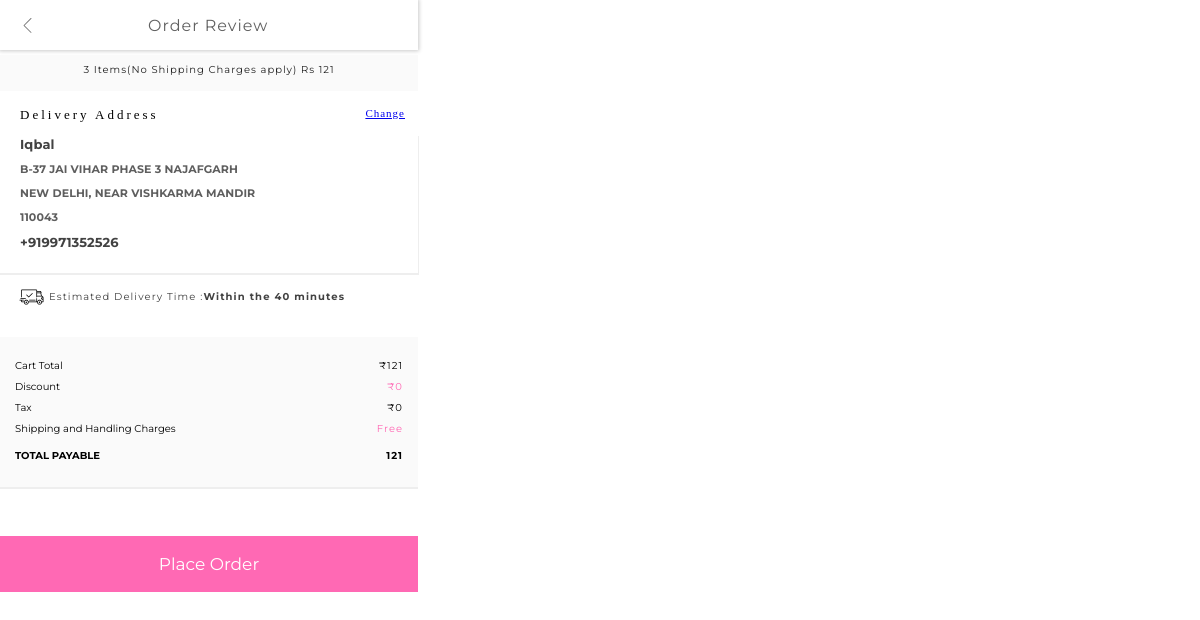
/check (signed in), run on the app's committed database.
### flsk.py (models this page shows)
class Login(db.Model):
    userid=db.Column(db.Integer, primary_key=True, nullable=False, unique=True)
    Name=db.Column(db.String(120), nullable=False)
    Email=db.Column(db.String(120), nullable=False)
    PhoneNumber=db.Column(db.Integer, nullable=False)
    Password=db.Column(db.String(80))
    cart=db.relationship('Cart', backref='Login', uselist=False)

class Adress(db.Model):
    id=db.Column(db.Integer, primary_key=True)
    StreetName=db.Column(db.String(100), nullable=False)
    City=db.Column(db.String(10),nullable=False)
    State=db.Column(db.String(10), nullable=False)
    Pincode=db.Column(db.Integer,nullable=False)
    LandMark=db.Column(db.String, nullable=True)
    Email=db.Column(db.String, nullable=False)

### flsk.py (the view)
@app.route('/check')
def check():
    if 'email' not in session:
        return redirect(url_for('usrlog'))
    else:
        email=session['email']
        loggedIn, noOfItems, usrid, totalprice= getUserInformation()
        adress=Adress.query.filter_by(Email=email).first()
        contact=Login.query.filter_by(Email=email).first()
        return render_template('checkout.html',adress=adress,contact=contact, noOfItems=noOfItems, totalprice=totalprice)
    return render_template('profile.html')

### flsk.py (called while the page is built)
def getUserInformation():
        if 'email' not in session:
            loggedIn = False
            firstName = ''
            noOfItems = 0
        else:
            loggedIn = True
            user=Login.query.filter_by(Email=session['email']).first()
            userId=user.userid
            noOfItems=Cart.query.filter_by(userid=userId).count()
            prducts=Cart.query.filter_by(userid=userId).all()
            totalprice=0
            for prduct in prducts:
                abc=prduct.productId
                quntity=Cart.query.filter_by(productId=abc).first()
                prc=quntity.quantity
                itm=Items.query.filter_by(productId=abc).first()
                totalprice+=itm.price*prc
        return (loggedIn, noOfItems, userId,totalprice)

### templates/checkout.html (shortened to what this page needs)
<!DOCTYPE html>
<html lang="en">
<head>
</head>
<body>
    <section>
        <header>
            <ul>
                <li id="img">
                    <a href="{{url_for('cart')}}">
                        <img src="{{url_for('static', filename='svg/back.svg')}}">
                    </a>
                </li>
                <li>
                    <span id="txt">Order Review</span>
                </li>
            </ul>
        </header>
        <div class="itemsprice">
            <span>{{noOfItems}} Items(No Shipping Charges apply) Rs {{totalprice}}</span>
        </div>
        <div class="container">
            <div class="deliveryadress">
                <span>Delivery Address</span>
                <span id="change">
                    <a href="{{url_for('change')}}">Change</a>
                </span>
            </div>
            <div class="main">
                <span>{{contact.Name}}</span>
                <span id="addrs">{{adress.StreetName}} {{adress.City}}</span>
                <span id="addrs">{{adress.State}}, {{adress.LandMark}}</span>
                <span id="addrs">{{adress.Pincode}}</span>
                <span>+91{{contact.PhoneNumber}}</span>
            </div>
            <div class="shipping">
                <div class="del">
                <img src="{{url_for('static', filename='svg/svg/shipped.svg')}}">
                <span>Estimated Delivery Time :  </span>
                <span style="font-weight: bold;">   Within the 40 minutes</span>
            </div>
            </div>
            <div class="price">
                <div class="txt">
                    <p>Cart Total</p>
                    <p>Discount</p>
                    <p>Tax</p>
                    <p>Shipping and Handling Charges</p>
                    <p style="font-weight: bold;margin-top:10px;">TOTAL PAYABLE</p>
                </div>
                <div class="query">
                    <p>₹{{totalprice}}</p>
                    <p style="color: #ff69b4;">₹0 </p>
                    <p>₹0</p>
                    <p style="color: #ff69b4;">Free</p>
                    <p style="font-weight: bold;margin-top:10px;">{{totalprice}}</p>
                </div>
            </div>
            <div class="btn">
                <button onclick="window.location.href">
                    <a href="{{url_for('order')}}">Place Order</a>
                </button>
            </div>
        </div>
    </section>
</body>
</html>

### templates/checkout.html (style rules this page uses)
body { margin: 0px; padding: 0px; }
.container { margin-top: 14px; width: 418px; }
header { height: 50px; box-shadow: 0px 0px 4px 1px #c9c9c9; width: 418px; }
.main { width: 418px; flex-direction: column; display: flex; margin-top: 13px; padding-bottom: 13px; box-shadow: 0px 1px 0px 1px #eeeeee; }
.main span { margin-bottom: 4px; margin-left: 20px; padding-bottom: 6px; }
.deliveryadress span { letter-spacing: 3px; font-size: 13px; }
.deliveryadress #change { float: right; line-height: 17px; font-size: 11px; letter-spacing: 1px; color: #ff69b4; }
.deliveryadress { margin-left: 20px; margin-right: 13px; }
.main span { float: right; font-size: 13px; font-style: normal; color: #424242; font-weight: bold; font-family: 'Montserrat', sans-serif; letter-spacing: 0.1px; }
.main #addrs { float: right; font-family: 'Montserrat', sans-serif; letter-spacing: 0.1px; font-size: 11px; color: #5e5e5e; }
.shipping { padding-top: 12px; height: 52px; width: 418px; box-shadow: 0px 1px 0px #eeee; }
.shipping span { font-size: 10px; font-style: normal; color: #424242; font-family: 'Montserrat', sans-serif; letter-spacing: 1.1px; line-height: 23px; }
.shipping img { height: 24px; margin-left: 14px; width: 35px; }
.shipping .del { display: flex; }
.price { width: 418px; height: 150px; background: #fafafa; box-shadow: 0px 2px 0px 0px #eeeeee; }
.price .txt { width: 50%; float: left; padding-top: 16px; }
.price .txt p { margin-left: 15px; margin-bottom: 3px; margin-top: 4px; font-size: 10px; line-height: 17px; font-family: 'Montserrat', sans-serif; }
.price .query { width: 50%; float: left; text-align: right; padding-top: 16px; }
.price .query p { letter-spacing: 1px; margin-right: 15px; margin-bottom: 3px; margin-top: 4px; font-size: 10px; line-height: 17px; font-family: 'Montserrat', sans-serif; }
ul { margin: 0px; padding: 0px; height: inherit; width: inherit; display: flex; justify-content: flex-start; align-items: center; list-style-type: none; }
ul #img { width: 15px; height: 15px; margin-left: 20px; }
ul #txt { margin-left: 113px; color: #616161; letter-spacing: 1px; font-family: 'Montserrat', sans-serif; }
.itemsprice { height: 36px; width: 418px; margin-top: 5px; background: #fafafa; text-align: center; }
.itemsprice span { color: #212121; font-size: 10px; line-height: 3; font-family: 'Montserrat', sans-serif; letter-spacing: 1px; }
.btn { margin-top: 49px; }
.btn button { height: 56px; width: 418px; background: #ff69b4; border: none; font-size: 17px; font-family: 'Montserrat', sans-serif; outline:none; }
.btn button a { color: white; text-decoration: none; }

### data on the page
Login: Name "Iqbal", PhoneNumber "9971352526"
Adress: StreetName "B-37 JAI VIHAR PHASE 3", City "NAJAFGARH", State "NEW DELHI", LandMark "NEAR VISHKARMA MANDIR", Pincode "110043"

### other printed values
{{ noOfItems }} "3"
{{ totalprice }} "121"
